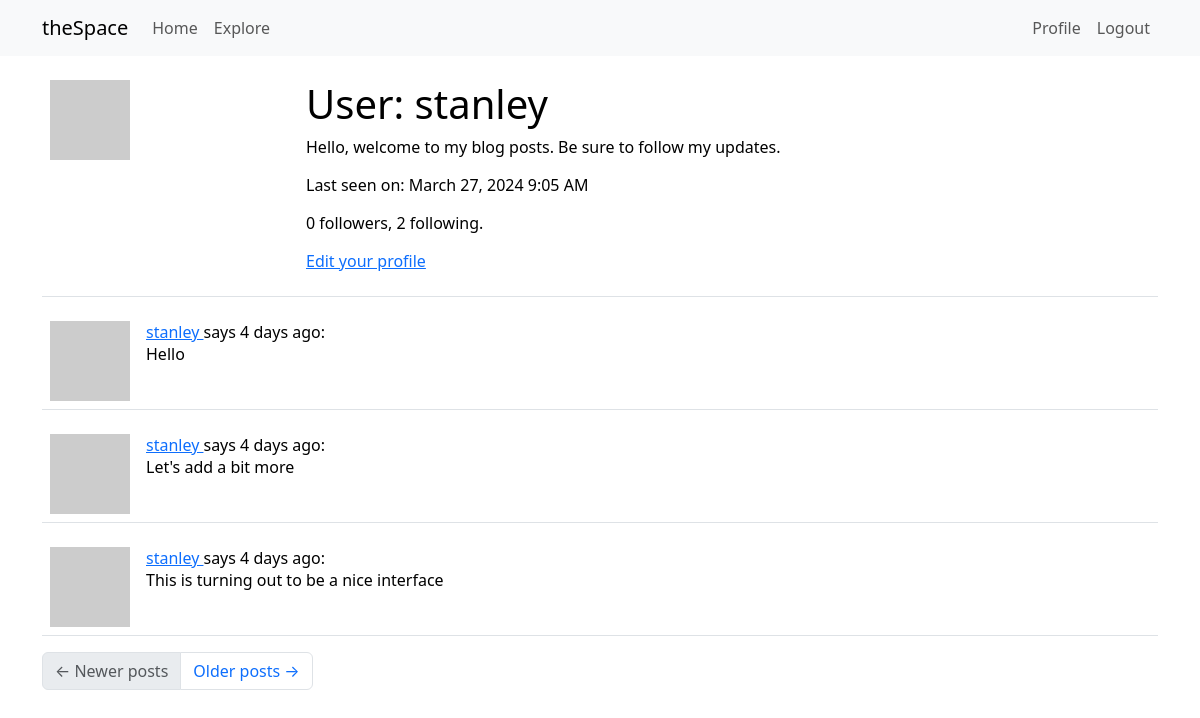
The app's page /user/stanley (signed in), older data.
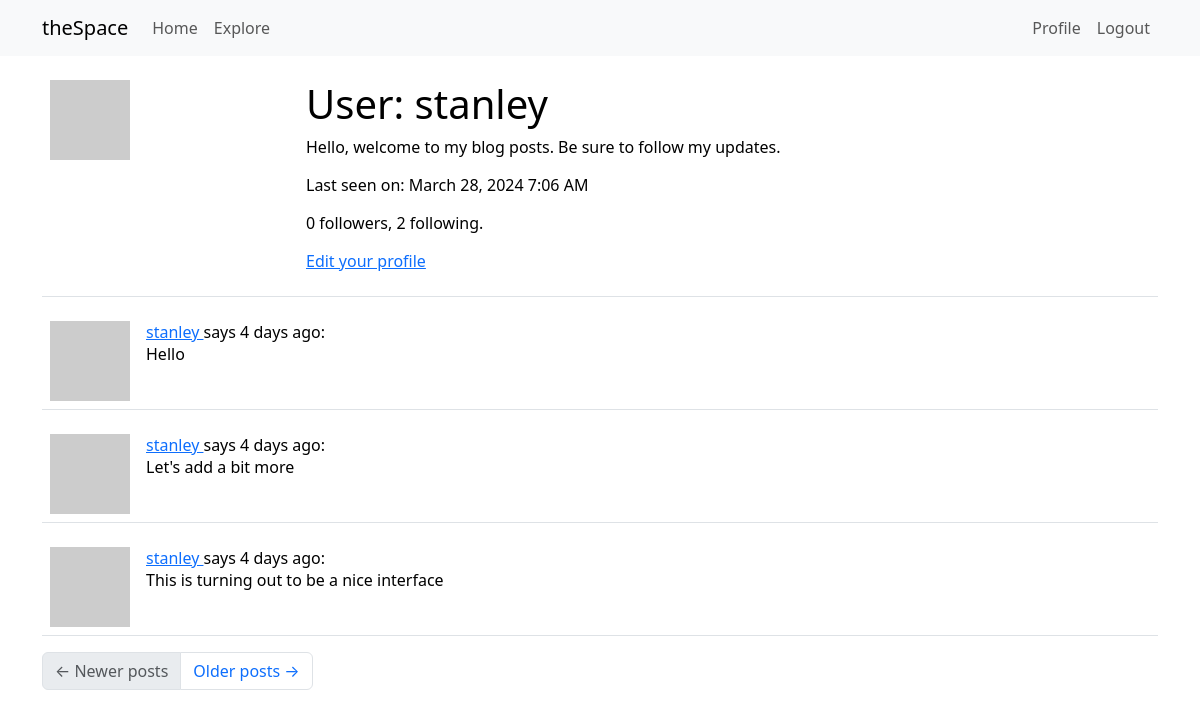
The same page, newer data.
### app/models.py (models this page shows, shortened)
class User(UserMixin, db.Model):
    id: so.Mapped[int] = so.mapped_column(primary_key=True)
    username: so.Mapped[str] = so.mapped_column(sa.String(64), index=True, unique=True)
    email: so.Mapped[str] = so.mapped_column(sa.String(128), index=True, unique=True)
    password_hash: so.Mapped[Optional[str]] = so.mapped_column(sa.String(256))
    about_me: so.Mapped[Optional[str]] = so.mapped_column(sa.String(140))
    last_seen: so.Mapped[Optional[datetime]] = so.mapped_column(
            default=lambda: datetime.now(timezone.utc))
    posts: so.WriteOnlyMapped['Post'] = so.relationship(back_populates='author')
    following: so.WriteOnlyMapped['User'] = so.relationship(
            secondary=followers, primaryjoin=(followers.c.follower_id == id),
            secondaryjoin=(followers.c.followed_id == id),
            back_populates='followers')
    followers: so.WriteOnlyMapped['User'] = so.relationship(
            secondary=followers, primaryjoin=(followers.c.followed_id == id),
            secondaryjoin=(followers.c.follower_id == id),
            back_populates='following')
    def followers_count(self):
        query = sa.select(sa.func.count()).select_from(
                self.followers.select().subquery())
        return db.session.scalar(query)
    def following_count(self):
        query = sa.select(sa.func.count()).select_from(
                self.following.select().subquery())
        return db.session.scalar(query)
    def avatar(self, size):
        digest = md5(self.email.lower().encode('utf-8')).hexdigest()
        return f'https://www.gravatar.com/avatar/{digest}?d=identicon&s={size}'

class Post(db.Model):
    id: so.Mapped[int] = so.mapped_column(primary_key=True)
    body: so.Mapped[str] = so.mapped_column(sa.String(140))
    timestamp: so.Mapped[datetime] = so.mapped_column(
            index=True, default=lambda: datetime.now(timezone.utc))
    user_id: so.Mapped[int] = so.mapped_column(sa.ForeignKey(User.id),
                                                index=True)
    author: so.Mapped['User'] = so.relationship(back_populates='posts')

### app/routes.py (the view)
@app.route('/user/<username>', strict_slashes=False)
@login_required
def user(username):
    user = db.first_or_404(sa.select(User).where(User.username == username))
    page = request.args.get('page', 1, type=int)
    query = user.posts.select().order_by(Post.timestamp.desc())
    posts = db.paginate(query, page=page, per_page=app.config['POSTS_PER_PAGE'],
                        error_out=False)
    next_url = url_for('user', username=user.username, page=posts.next_num) \
            if posts.has_next else None
    prev_url = url_for('user', username=user.username, page=posts.prev_num) \
            if posts.has_prev else None
    form = EmptyForm()
    return render_template('user.html', user=user, posts=posts.items, form=form,
                            next_url=next_url, prev_url=prev_url)

### app/models.py (called while the page is built)
@login.user_loader
def load_user(id):
    return db.session.get(User, int(id))

### app/routes.py (called while the page is built)
@app.before_request
def before_request():
    if current_user.is_authenticated:
        current_user.last_seen = datetime.now(timezone.utc)
        db.session.commit()

### app/templates/user.html (shortened to what this page needs)
{% extends "base.html" %}
{% block content %}
    <table class="table table-hover">
        <tr>
            <td width="256px"><img src="{{ user.avatar(256) }}"></td>
            <td>
                <h1>User: {{ user.username }}</h1>
                {% if user.about_me %}<p>{{ user.about_me }}</p>{% endif %}
                {% if user.last_seen %}
		<p>Last seen on: {{ moment(user.last_seen).format('LLL') }}</p>
		{% endif %}
                <p>{{ user.followers_count() }} followers, {{ user.following_count() }} following.</p>
                {% if user == current_user %}
                <p><a href="{{ url_for('edit_profile') }}">Edit your profile</a></p>
                {% endif %}
            </td>
        </tr>
    </table>
    {% for post in posts %}
        {% include '_post.html' %}
    {% endfor %}
    <nav aria-label="Post navigation">
        <ul class="pagination">
            <li class="page-item{% if not prev_url %} disabled{% endif %}">
                <a class="page-link" href="{{ prev_url }}">
                    <span aria-hidden="true">&larr;</span> Newer posts
                </a>
            </li>
            <li class="page-item{% if not next_url %} disabled{% endif %}">
                <a class="page-link" href="{{ next_url }}">
                    Older posts <span aria-hidden="true">&rarr;</span>
                </a>
            </li>
        </ul>
    </nav>
{% endblock %}

### app/templates/base.html (shortened to what this page needs)
<!doctype>
<html>
  <head>
    <link
	href="https://cdn.jsdelivr.net/npm/bootstrap@5.3.2/dist/css/bootstrap.min.css"
	rel="stylesheet"
>
  </head>
  <body>
    <nav class="navbar navbar-expand-lg bg-body-tertiary">
      <div class="container">
	<a class="navbar-brand" href="{{ url_for('index') }}">theSpace</a>
	<div class="collapse navbar-collapse" id="navbarSupportedContent">
	    <ul class="navbar-nav me-auto mb-2 mb-lg-0">
	      <li class="nav-item">
		<a class="nav-link" aria-current="page" href="{{ url_for('index') }}">Home</a>
	      </li>
	      <li class="nav-item">
		<a class="nav-link" aria-current="page" href="{{ url_for('explore') }}">Explore</a>
	      </li>
	    </ul>
	    <ul class="navbar-nav mb-2 mb-lg-0">
	      {% if current_user.is_anonymous %}
	      <li class="nav-item">
		<a class="nav-link" aria-current="page" href="{{ url_for('login') }}">Login</a>
	      </li>
	      {% else %}
	      <li class="nav-item">
		<a class="nav-link" aria-current="page" href="{{ url_for('user', username=current_user.username) }}">Profile</a>
	      </li>
	      <li>
		<a class="nav-link" aria-current="page" href="{{ url_for('logout') }}">Logout</a>
	      </li>
	      {% endif %}
	    </ul>
	</div>
      </div>
    </nav>
    <div class="container mt-3">
      {% block content %}{% endblock %}
    </div>
  </body>
</html>

### app/templates/_post.html
<table class="table table-hover">
    <tr>
	<td width="70px">
	    <a href="{{ url_for('user', username=current_user.username) }}">
	    <img src="{{ post.author.avatar(70) }}">
	</td>
	<td>
	    <a href="{{ url_for('user', username=post.author.username) }}">
		    {{ post.author.username }}
	    </a>
	    says {{ moment(post.timestamp).fromNow() }}:
	    <br>
	    {{ post.body }}
	</td>
    </tr>
</table>

Row changes from the older to the newer data that the page shows:
changed User "stanley": last_seen "March 27, 2024 9:05 AM" → "March 28, 2024 7:06 AM"
